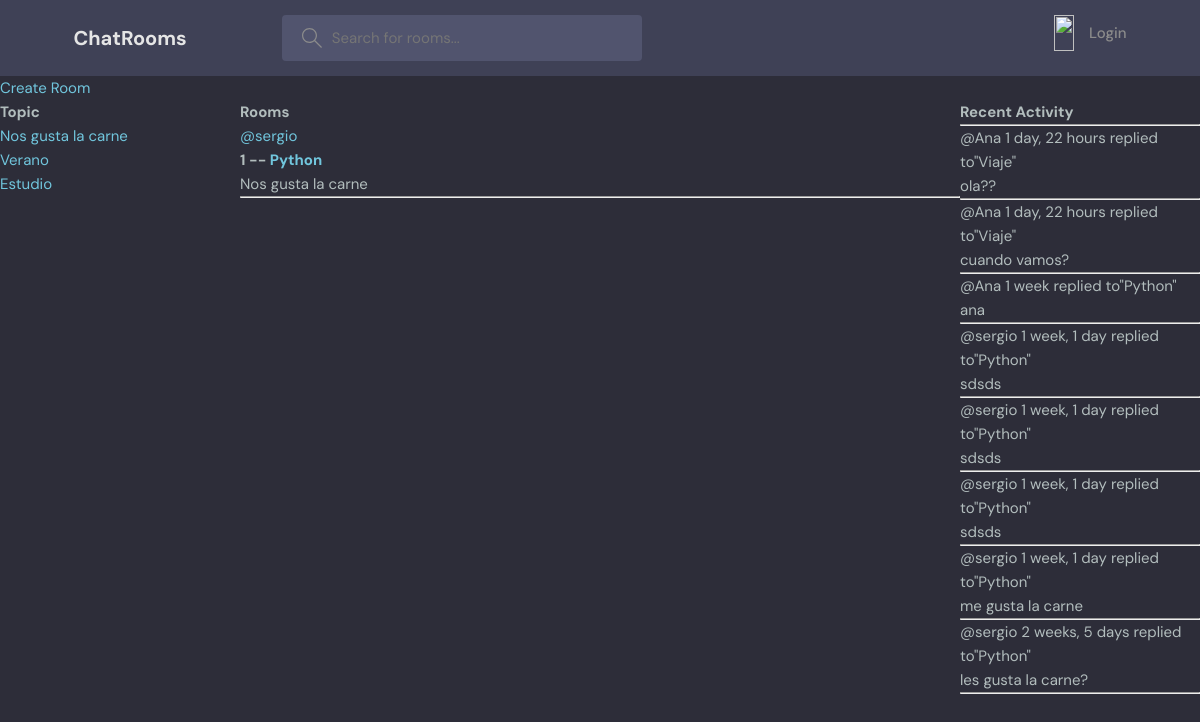
Screenshot of /?topic=1 with the database file from the repository.
### principal/models.py (models this page shows, shortened)
class Topic(models.Model):
    name = models.CharField(max_length=200)

class Room(models.Model):
    host = models.ForeignKey(User, on_delete=models.SET_NULL, null = True)
    topic = models.ForeignKey(Topic, on_delete=models.SET_NULL, null = True)
    name = models.CharField(max_length=200)
    participants = models.ManyToManyField(User, related_name='participants', blank=True)
    description = models.TextField(null=True, blank=True)
    updated = models.DateTimeField(auto_now=True)
    created = models.DateTimeField(auto_now_add=True)
    def __str__(self):
        return self.name

class Message(models.Model):
    user = models.ForeignKey(User, on_delete=models.CASCADE)
    room = models.ForeignKey(Room, on_delete=models.CASCADE)
    body = models.TextField()
    updated = models.DateTimeField(auto_now=True)
    created = models.DateTimeField(auto_now_add=True)
    class Meta:
        ordering = ['-updated', '-created']

### principal/views.py (the view)
# urls.py: 2. Add a URL to urlpatterns:  path('', views.home, name='home')
def home(request):
    q = request.GET.get('q','')
    topic_id = request.GET.get('topic')
    if topic_id:
        rooms = Room.objects.filter(topic__id = topic_id, name__icontains = q)
    else:
        rooms = Room.objects.filter(name__icontains = q)
    topics = Topic.objects.all()
    room_messages = Message.objects.all()
    context = {'rooms': rooms, 'room_messages': room_messages, 'topics': topics}
    return render(request, 'principal/home.html', context )

### principal/templates/principal/home.html (shortened to what this page needs)
{% extends 'main.html' %}
{% block content %}
    <a href="{% url 'create-room' %}">Create Room</a>
<div class='home-container'>
    <div>
        <h1>Topic</h1>
        {% for topic in topics %}
        <a href="/?topic={{ topic.id }}">{{ topic.name }}</a>
        <br>
        {% endfor %}
    </div>
    <div>
        <h1>Rooms   </h1>
        {% for room in rooms %}
        <div>
            <a href="{% url "user-profile" room.host.username %}">@{{room.host.username}}</a>
            <h5>{{room.id}} -- <a href="{% url 'room' room.id %}">{{room.name}}</a></h5>
            <small>{{room.topic.name}}</small>
            <hr>
        </div>
        {% endfor %}
    </div>
    <div>
    <h3>Recent Activity</h3>
    <hr>
    {% for message in room_messages %}
        <div>
            <small>@{{message.user}}  {{message.created|timesince}}</small>
            <small> replied to"{{message.room}}"</small>
            <p>{{ message.body }}</p>
            <hr>
        </div>
    {% endfor%}
    </div>
</div>
{% endblock content %}

### principal/static/styles/style.css (style rules this page uses)
:root { --color-main: #71c6dd; --color-main-light: #e1f6fb; --color-dark: #3f4156; --color-dark-medium: #51546e; --color-dark-light: #696d97; --color-light: #e5e5e5; --color-gray: #8b8b8b; --color-light-gray: #b2bdbd; --color-bg: #2d2d39; --color-success: #5dd693; --color-error: #fc4b0b; }
* { font-family: "DM Sans", -apple-system, BlinkMacSystemFont, "Segoe UI", Roboto, Oxygen, Ubuntu, Cantarell, "Open Sans", "Helvetica Neue", sans-serif; margin: 0; padding: 0; box-sizing: border-box; text-rendering: optimizeLegibility; font-size: inherit; }
html { font-size: 56.25%; }
@media only screen and (min-width: 1200px) { html { font-size: 62.5%; } }
body { line-height: 1.6; font-weight: 400; font-size: 1.5rem; color: var(--color-light-gray); background-color: var(--color-bg); min-height: 100vh; }
a { display: inline-block; color: var(--color-main); text-decoration: none; }

### principal/templates/principal/home.html (style rules this page uses)
.home-container { display: grid; grid-template-columns: 1fr 3fr 1fr ; }

### rows the page displays
Topic: name "Nos gusta la carne"
Topic: name "Verano"
Topic: name "Estudio"
Room: host.username "sergio", id "1", name "Python", topic.name "Nos gusta la carne"
Message: user "Ana", created "1 day, 22 hours", room "Viaje", body "ola??"
Message: user "Ana", created "1 day, 22 hours", room "Viaje", body "cuando vamos?"
Message: user "Ana", created "1 week", room "Python", body "ana"
Message: user "sergio", created "1 week, 1 day", room "Python", body "sdsds"
Message: user "sergio", created "1 week, 1 day", room "Python", body "sdsds"
Message: user "sergio", created "1 week, 1 day", room "Python", body "sdsds"
Message: user "sergio", created "1 week, 1 day", room "Python", body "me gusta la carne"
Message: user "sergio", created "2 weeks, 5 days", room "Python", body "les gusta la carne?"
